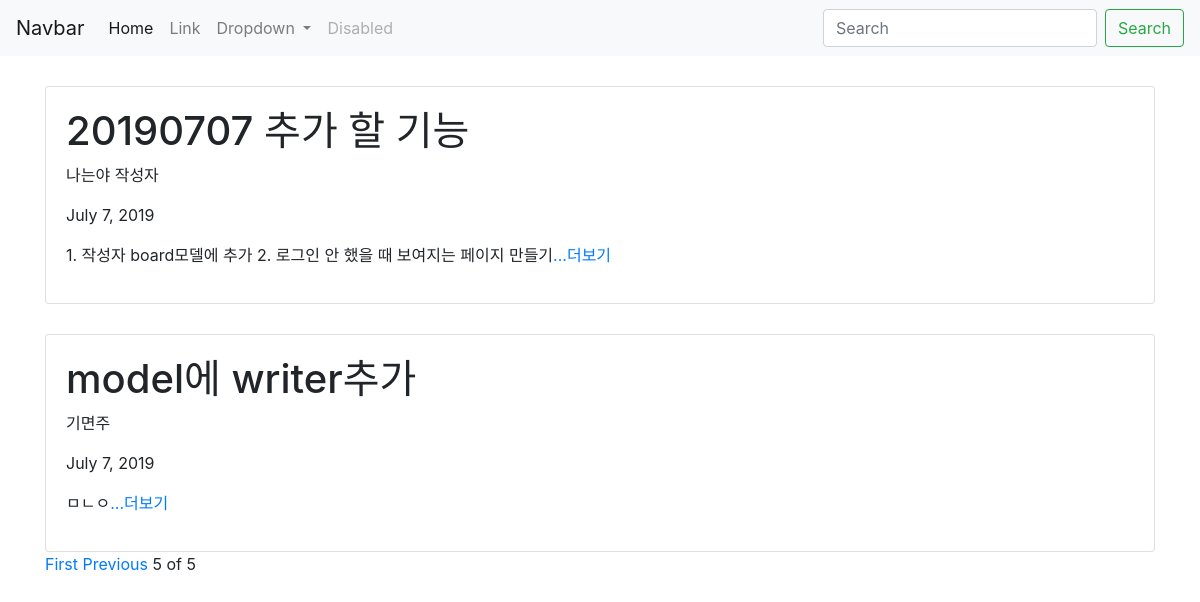
Page /?page=5 on the earlier database version.
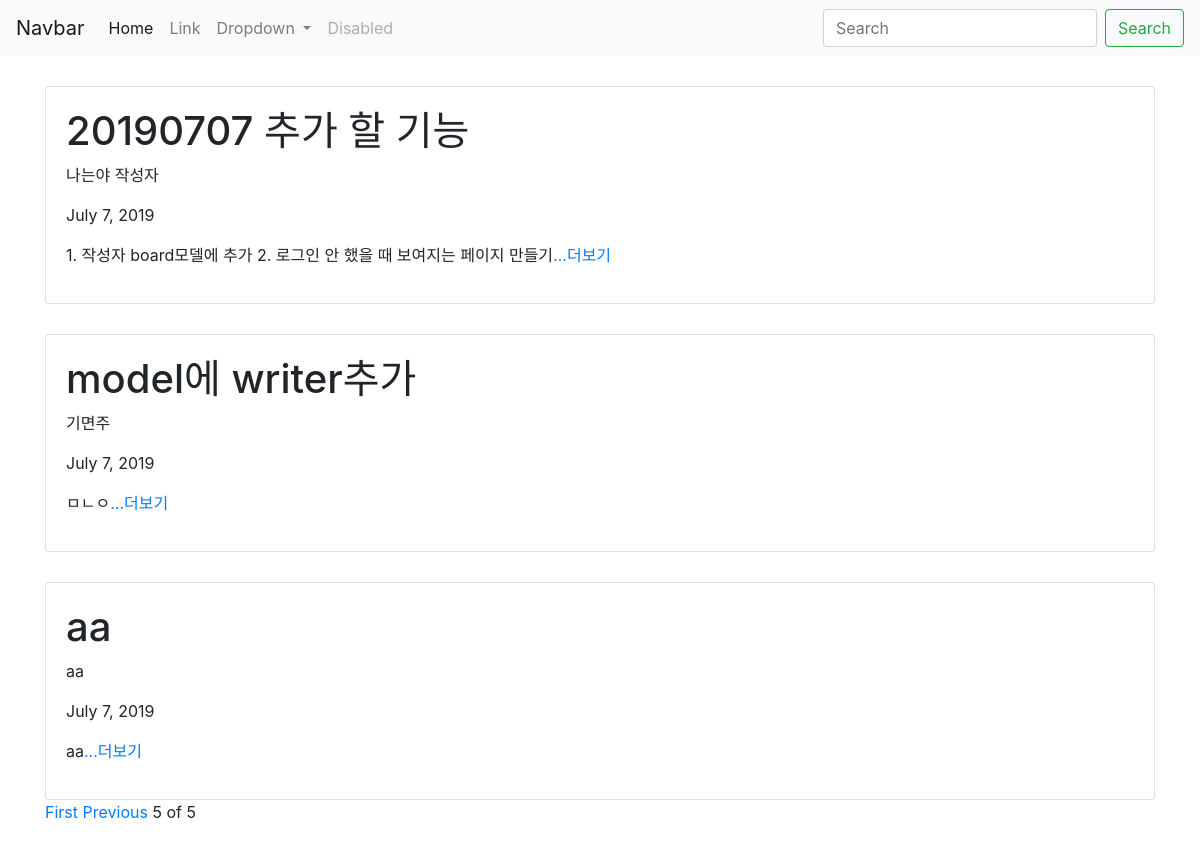
Same page on the later database version.
### app_board/models.py (models this page shows, shortened)
class Board(models.Model) :
    title = models.CharField(max_length = 200)
    pub_date = models.DateField('date published')
    body = models.TextField()
    writer = models.CharField(max_length = 100)
    def summary(self) :
        return self.body[:100]

### app_board/views.py (the view)
# urls.py: 2. Add a URL to urlpatterns:  path('', views.home, name='home')
def home(request) :
    posts = Board.objects #admin의 Board안의 데이터들을 boards라는 변수에 담음
    post_list = Board.objects.all()
    paginator = Paginator(post_list, 3)
    page = request.GET.get('page')
    page_posts = paginator.get_page(page)
    return render(request, 'home.html', {'posts': posts, 'page_posts' : page_posts})

### app_board/templates/home.html (shortened to what this page needs)
{% extends 'base.html' %}
{% block content %}
<div class="container">
    {% for post in page_posts %}
    <div class="card">
        <div class="card-body">
            <h1>{{ post.title }}</h1>
            <p>{{ post.writer }}</p>
            <p>{{ post.pub_date }}</p>
            <p>{{ post.summary }}<a href="{% url 'detail' post.id %}">...더보기</a></p>
        </div>
    </div>
    {% endfor %}
    {% if page_posts.has_previous %}
    <a href="?page=1">First</a>
    <a href="?page={{page_posts.previous_page_number}}">Previous</a>
    {% endif %}
    <span>{{page_posts.number}}</span>
    <span>of</span>
    <span>{{page_posts.paginator.num_pages}}</span>
</div>
</body>
{% endblock %}

### project_board/templates/base.html (shortened to what this page needs)
<!DOCTYPE html>
<html lang="en">
<head>
    <link rel="stylesheet" href="https://stackpath.bootstrapcdn.com/bootstrap/4.3.1/css/bootstrap.min.css"
>
</head>
<body>
    <nav class="navbar navbar-expand-lg navbar-light bg-light">
        <a class="navbar-brand" href="#">Navbar</a>
        <div class="collapse navbar-collapse" id="navbarSupportedContent">
            <ul class="navbar-nav mr-auto">
                <li class="nav-item active">
                    <a class="nav-link" href="#">Home <span class="sr-only">(current)</span></a>
                </li>
                <li class="nav-item">
                    <a class="nav-link" href="#">Link</a>
                </li>
                <li class="nav-item dropdown">
                    <a class="nav-link dropdown-toggle" href="#" id="navbarDropdown" role="button"
                        data-toggle="dropdown" aria-haspopup="true" aria-expanded="false">
                        Dropdown
                    </a>
                </li>
                <li class="nav-item">
                    <a class="nav-link disabled" href="#" tabindex="-1" aria-disabled="true">Disabled</a>
                </li>
            </ul>
            <form class="form-inline my-2 my-lg-0">
                <input class="form-control mr-sm-2" type="search" placeholder="Search" aria-label="Search">
                <button class="btn btn-outline-success my-2 my-sm-0" type="submit">Search</button>
            </form>
        </div>
    </nav>
    {% block content %}
    {% endblock %}
</html>

### app_board/templates/home.html (style rules this page uses)
.container { margin-top: 30px; margin-bottom: 30px; }
.card { margin-top: 30px; }

Differences in the rows shown:
added Board: title "aa", writer "aa", pub_date "July 7, 2019", summary "aa"
